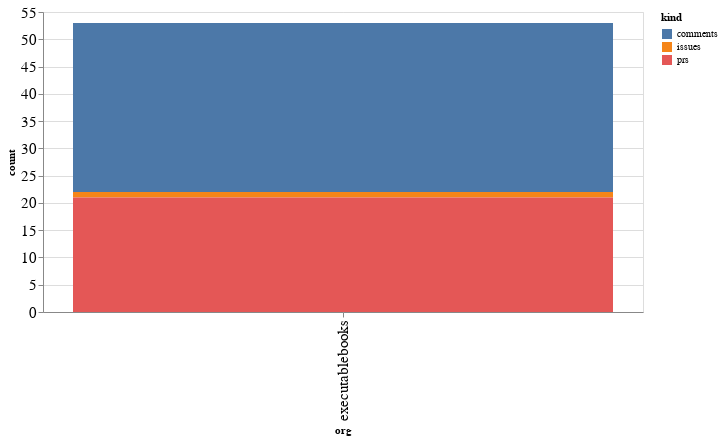

Write notebook code for a chart like this one.
### Code cell
alt.Chart(org_summaries, width=600).mark_bar().encode(
    x='org',
    y='count',
    color='kind',
    tooltip="org"
)

### Figure 1 — Vega-Lite specification as saved in the notebook (floating-point values rounded to 4 significant figures)
{"config": {"axisLeft": {"labelFontSize": 15}, "axisBottom": {"labelFontSize": 15}}, "data": {"name": "data-cec4fba37be344e76f94ed607c63b5a4"}, "mark": "bar", "encoding": {"color": {"type": "nominal", "field": "kind"}, "tooltip": {"type": "nominal", "field": "org"}, "x": {"type": "nominal", "field": "org"}, "y": {"type": "quantitative", "field": "count"}}, "width": 600, "$schema": "https://vega.github.io/schema/vega-lite/v4.8.1.json", "datasets": {"data-cec4fba37be344e76f94ed607c63b5a4": [{"org": "executablebooks", "kind": "comments", "count": 31}, {"org": "executablebooks", "kind": "issues", "count": 1}, {"org": "executablebooks", "kind": "prs", "count": 21}]}}
